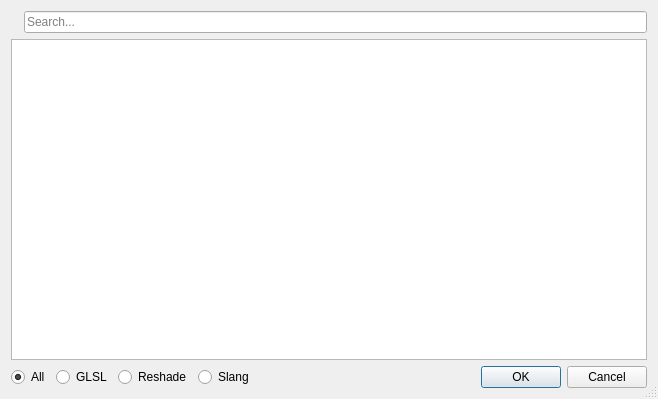
<?xml version="1.0" encoding="UTF-8"?>
<ui version="4.0">
 <class>PostProcessingSelectShaderDialog</class>
 <widget class="QDialog" name="PostProcessingSelectShaderDialog">
  <property name="geometry">
   <rect>
    <x>0</x>
    <y>0</y>
    <width>658</width>
    <height>399</height>
   </rect>
  </property>
  <property name="windowTitle">
   <string>Select Shader</string>
  </property>
  <property name="sizeGripEnabled">
   <bool>true</bool>
  </property>
  <layout class="QVBoxLayout" name="verticalLayout">
   <item>
    <layout class="QHBoxLayout" name="horizontalLayout_2">
     <item>
      <widget class="QLabel" name="searchIcon">
       <property name="text">
        <string/>
       </property>
      </widget>
     </item>
     <item>
      <widget class="QLineEdit" name="search">
       <property name="placeholderText">
        <string>Search...</string>
       </property>
      </widget>
     </item>
    </layout>
   </item>
   <item>
    <widget class="QTreeWidget" name="shaderList">
     <property name="selectionMode">
      <enum>QAbstractItemView::SelectionMode::ExtendedSelection</enum>
     </property>
     <attribute name="headerVisible">
      <bool>false</bool>
     </attribute>
     <column>
      <property name="text">
       <string notr="true">1</string>
      </property>
     </column>
    </widget>
   </item>
   <item>
    <layout class="QHBoxLayout" name="horizontalLayout">
     <item>
      <widget class="QRadioButton" name="filterAll">
       <property name="text">
        <string>All</string>
       </property>
       <property name="checked">
        <bool>true</bool>
       </property>
       <attribute name="buttonGroup">
        <string notr="true">filterGroup</string>
       </attribute>
      </widget>
     </item>
     <item>
      <widget class="QRadioButton" name="filterGLSL">
       <property name="text">
        <string>GLSL</string>
       </property>
       <attribute name="buttonGroup">
        <string notr="true">filterGroup</string>
       </attribute>
      </widget>
     </item>
     <item>
      <widget class="QRadioButton" name="filterReshade">
       <property name="text">
        <string>Reshade</string>
       </property>
       <attribute name="buttonGroup">
        <string notr="true">filterGroup</string>
       </attribute>
      </widget>
     </item>
     <item>
      <widget class="QRadioButton" name="filterSlang">
       <property name="text">
        <string>Slang</string>
       </property>
       <attribute name="buttonGroup">
        <string notr="true">filterGroup</string>
       </attribute>
      </widget>
     </item>
     <item>
      <widget class="QDialogButtonBox" name="buttonBox">
       <property name="orientation">
        <enum>Qt::Orientation::Horizontal</enum>
       </property>
       <property name="standardButtons">
        <set>QDialogButtonBox::StandardButton::Cancel|QDialogButtonBox::StandardButton::Ok</set>
       </property>
      </widget>
     </item>
    </layout>
   </item>
  </layout>
 </widget>
 <resources/>
 <connections>
  <connection>
   <sender>buttonBox</sender>
   <signal>accepted()</signal>
   <receiver>PostProcessingSelectShaderDialog</receiver>
   <slot>accept()</slot>
   <hints>
    <hint type="sourcelabel">
     <x>248</x>
     <y>254</y>
    </hint>
    <hint type="destinationlabel">
     <x>157</x>
     <y>274</y>
    </hint>
   </hints>
  </connection>
  <connection>
   <sender>buttonBox</sender>
   <signal>rejected()</signal>
   <receiver>PostProcessingSelectShaderDialog</receiver>
   <slot>reject()</slot>
   <hints>
    <hint type="sourcelabel">
     <x>316</x>
     <y>260</y>
    </hint>
    <hint type="destinationlabel">
     <x>286</x>
     <y>274</y>
    </hint>
   </hints>
  </connection>
 </connections>
 <buttongroups>
  <buttongroup name="filterGroup"/>
 </buttongroups>
</ui>
